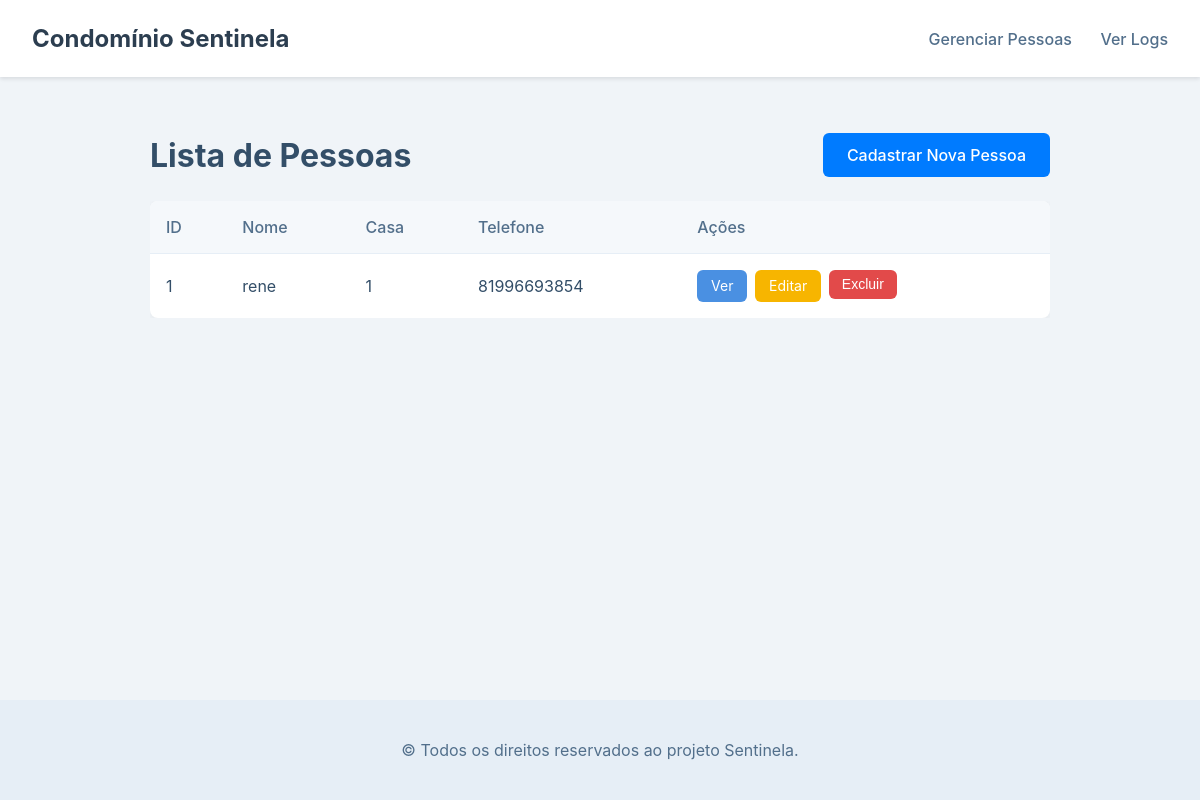
The app's page /pessoa/ with its own data.
### database/models_db.py (models this page shows, shortened)
class PessoaDB(Base):
    __tablename__ = 'pessoas'
    id_pessoa = Column(Integer, primary_key=True)
    nome = Column(String)
    data_nascimento = Column(String)
    telefone = Column(String)
    telefone_emergencia = Column(String)
    historico_medico = Column(String)
    numero_casa = Column(String)

### controllers/pessoa_bp.py (the view)
@pessoa_bp.route('/')
def listar_pessoas():
    session = get_session()
    try:
        dao = PessoaDAO(session)
        pessoas = dao.obter_todas_pessoas()
        return render_template('pessoa/lista.html', pessoas=pessoas)
    finally:
        session.close()

### controllers/pessoa_bp.py (called while the page is built)
def get_session():
    return Session()

### database/dao.py (called while the page is built)
    def obter_todas_pessoas(self):
        return self.session.query(PessoaDB).all()

### templates/pessoa/lista.html (shortened to what this page needs)
{% extends "pessoa/base.html" %}
{% block conteudo %}
<div class="content-header">
<h1>Lista de Pessoas</h1>
<a href="{{ url_for('pessoa.cadastrar_pessoa') }}" class="button primary-button">Cadastrar Nova Pessoa</a>
</div>
{% if pessoas %}
<div class="table-container">
    <table>
        <thead>
            <tr>
                <th>ID</th>
                <th>Nome</th>
                <th>Casa</th>
                <th>Telefone</th>
                <th>Ações</th>
            </tr>
        </thead>
        <tbody>
            {% for p in pessoas %}
            <tr>
                <td>{{ p.id_pessoa }}</td>
                <td>{{ p.nome }}</td>
                <td>{{ p.numero_casa }}</td>
                <td>{{ p.telefone }}</td>
                <td class="table-actions">
                    <a href="{{ url_for('pessoa.detalhes_pessoa', id=p.id_pessoa) }}" class="action-button view">Ver</a>
                    <a href="{{ url_for('pessoa.editar_pessoa', id=p.id_pessoa) }}" class="action-button edit">Editar</a>
                    <form method="POST" action="{{ url_for('pessoa.excluir_pessoa', id=p.id_pessoa) }}" onsubmit="return confirm('Tem certeza que deseja excluir esta pessoa?');" style="display:inline;">
                        <button type="submit" class="action-button delete">Excluir</button>
                    </form>
                </td>
            </tr>
            {% endfor %}
        </tbody>
    </table>
</div>
{% else %}
<p class="empty-state">Nenhuma pessoa encontrada. <a href="{{ url_for('pessoa.cadastrar_pessoa') }}">Cadastre uma agora.</a></p>
{% endif %}
{% endblock %}

### static/css/pessoa.css (style rules this page uses)
body { font-family: 'Inter', sans-serif; background-color: #f0f4f8; color: #334e68; margin: 0; padding: 0; display: flex; flex-direction: column; min-height: 100vh; }
.content-header { display: flex; justify-content: space-between; align-items: center; margin-bottom: 1.5rem; flex-wrap: wrap; }
.content-header h1 { margin: 0; }
.table-container { overflow-x: auto; }
table { width: 100%; border-collapse: collapse; background-color: #ffffff; border-radius: 8px; overflow: hidden; box-shadow: 0 2px 8px rgba(0, 0, 0, 0.05); }
th, td { text-align: left; padding: 1rem; border-bottom: 1px solid #e6eef6; }
th { background-color: #f5f8fb; font-weight: 500; color: #526f8b; }
tr:last-child td { border-bottom: none; }
.table-actions { display: flex; gap: 0.5rem; }
.action-button { text-decoration: none; padding: 0.4rem 0.8rem; border-radius: 6px; font-size: 0.875rem; transition: background-color 0.2s, color 0.2s; border: 1px solid transparent; }
.action-button.view { background-color: #4a90e2; color: white; }
.action-button.edit { background-color: #f7b500; color: white; }
.action-button.delete { background-color: #e24a4a; color: white; border: none; cursor: pointer; }
.button { text-decoration: none; padding: 0.75rem 1.5rem; border-radius: 6px; font-weight: 500; cursor: pointer; text-align: center; display: inline-block; border: none; transition: background-color 0.2s, transform 0.1s; }
.primary-button { background-color: #007bff; color: white; }

### records on screen
PessoaDB: id_pessoa "1", nome "rene", numero_casa "1", telefone "81996693854"
